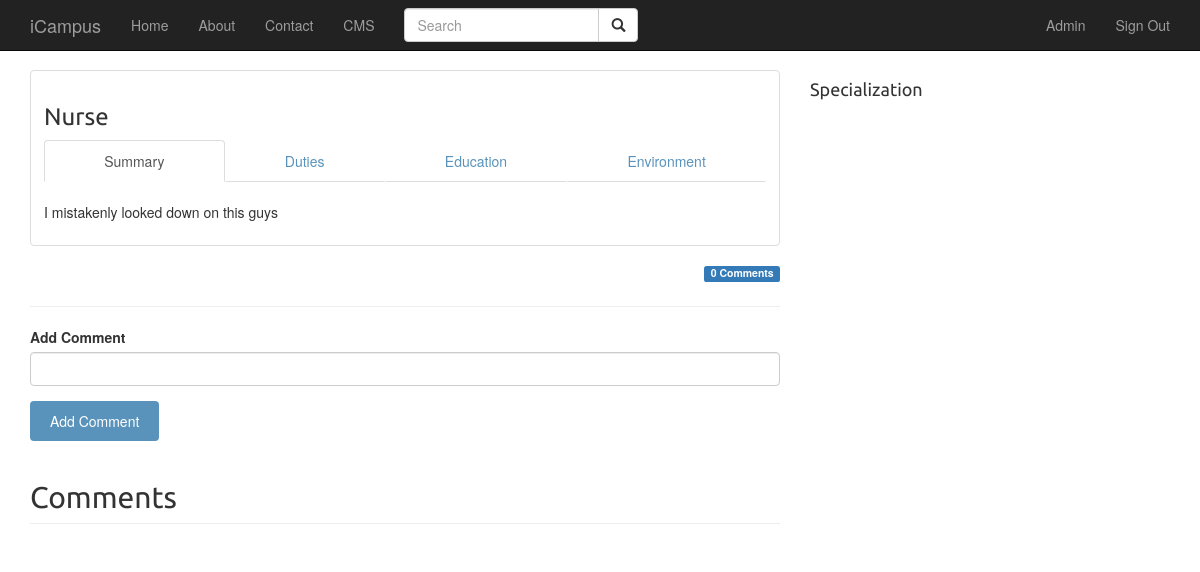
Screenshot of /career/3 (signed in) with the database file from the repository.
### app/models.py (models this page shows, shortened)
class User(UserMixin, db.Model):
    __tablename__='users'
    id = db.Column(db.Integer, primary_key = True)
    email = db.Column(db.String(64), unique=True, index=True)
    username = db.Column(db.String(64), unique=True, index=True)
    password_hash = db.Column(db.String(128))
    role_id = db.Column(db.Integer, db.ForeignKey('roles.id'))
    comments = db.relationship('Comment', backref='owner', lazy='dynamic')
    @property
    def password(self):
        raise AttributeError('password is not a readable attribute')
    def can(self, perm):
        return self.role is not None and self.role.has_permission(perm)

class Career(db.Model):
    __tablename__ = 'careers'
    id = db.Column(db.Integer, primary_key=True)
    name = db.Column(db.String(64))
    overview = db.Column(db.Text)
    image_url = db.Column(db.String, default=None, nullable=True)
    category_id = db.Column(db.Integer, db.ForeignKey('categories.id'))
    comments = db.relationship('Comment', backref='career', lazy='dynamic')
    tags = db.relationship('Tag', secondary=career_tags)

### app/main/views.py (the view, shortened to what this page needs)
@main.route('/career/<int:id>', methods=['GET', 'POST'])
def career_detail(id):
    form = CommentForm()
    career = Career.query.filter_by(id=id).first()
    comments = career.comments
    return render_template('career_detail.html', career=career, comments=comments, form=form)

### app/main/forms.py
class CommentForm(FlaskForm):
	content = StringField('Add Comment', validators=[DataRequired()])
	submit = SubmitField('Add Comment')

### app/main/__init__.py (called while the page is built)
@main.app_context_processor
def inject_permissions():
    return dict(Permission=Permission)

### app/models.py (called while the page is built)
@login_manager.user_loader
def load_user(user_id):
    return User.query.get(int(user_id))

    def has_permission(self, perm):
        return self.permissions & perm == perm

### app/templates/career_detail.html (shortened to what this page needs)
{% extends 'base.html' %}
{% import 'bootstrap/wtf.html' as wtf %}
{% block page_content %}
<div class="row">
	<div class="col-sm-8">
        <div class="thumbnail">
	        <div class="caption">
	        	<h3>{{ career.name }}</h3>
		        <ul id="myTab" class='nav nav-tabs nav-justified'>
		        	<li class="active"><a href="#overview" data-toggle="tab">Summary</a></li>
		        	<li><a href="#duties" data-toggle="tab">Duties</a></li>
		        	<li><a href="#education" data-toggle="tab">Education</a></li>
		        	<li><a href="work-environment" data-toggle="tab">Environment</a></li>
		        </ul>
		        <div class="tab-content">
		        	<div class="tab-pane fade in active" id="overview">
		        		<br>
		        		<p>{{ career.overview }}</p>
		        	</div>
		        </div>
		    </div>
        </div>
        <div>
    		<span class="label label-primary pull-right">
    			{{ career.comments.count() }} Comments
    		</span>
			<br>
			<hr/>
        </div>
        <div>
		    <div class="">
                {{ wtf.quick_form(form) }}
            </div>
		</div>
		<div>
	    	<h2 class="page-header">Comments</h2>
		</div>
	</div>
	<div class="col-sm-4">
		<div>
			<h4>Specialization</h4>
		</div>
	</div>
</div>
{% endblock %}

### app/templates/base.html (shortened to what this page needs)
{% extends "bootstrap/base.html" %}
{% block head %}
    {{ super() }}
    <link rel="stylesheet" href="{{ url_for('static', filename = 'css/base.css') }}">
    <link rel="stylesheet" href="{{ url_for('static', filename = 'css/comment.css') }}">
{% endblock %}
{% block navbar %}
<div class="navbar navbar-inverse navbar-fixed-top" role="navigation">
    <div class="container">
        <div class="navbar-header">
            <a class="navbar-brand" href="/">iCampus</a>
        </div>
        <div class="navbar-collapse collapse">
            <ul class="nav navbar-nav">
                <li><a href="/">Home</a></li>
                <li><a href="/about">About</a></li>
                <li><a href="/contact">Contact</a></li>
                {% if current_user.can(Permission.WRITE) %}
                <li><a href="/cms">CMS</a></li>
                {% endif %}
            </ul>
            <form class="navbar-form navbar-left" role="search">
                <div class="input-group">
                    <input type="text" class="form-control" placeholder="Search" name="q">
                    <div class="input-group-btn">
                        <button class="btn btn-default" type="submit"><i class="glyphicon glyphicon-search"></i></button>
                    </div>
                </div>
            </form>
            <ul class="nav navbar-nav navbar-right">
                {% if current_user.is_authenticated %}
                <li style=""><a href="">{{ current_user.username | capitalize }}</a></li>
                <li><a href="{{ url_for('auth.logout') }}">Sign Out</a></li>
                {% else %}
                <li><a href="{{ url_for('auth.login') }}">Sign In</a></li>
                <li><a href="{{ url_for('auth.register') }}">Register</a></li>
                {% endif %}
            </ul>
        </div>
    </div>
</div>
{% endblock %}
{% block content %}
<div class="container">
    {% block page_content %}{% endblock %}
</div>
{% endblock %}

### app/static/css/base.css (style rules this page uses)
h1, h2, h3, h4, h5 , h6 { font-family: 'Ubuntu', sans-serif; font-weight:normal; }
body { padding-top: 70px; }
a { text-decoration:none; color:#5993bb; }
a.button, input[type="submit"] { color:#fff; background:#5993bb; border-radius:4px; padding:10px 20px; font-size:14px; border:0; }

### rows the page displays
User: username "Admin"
Career: name "Nurse", overview "I mistakenly looked down on this guys"

### other values shown
{{ career.comments.count() }} "0"
